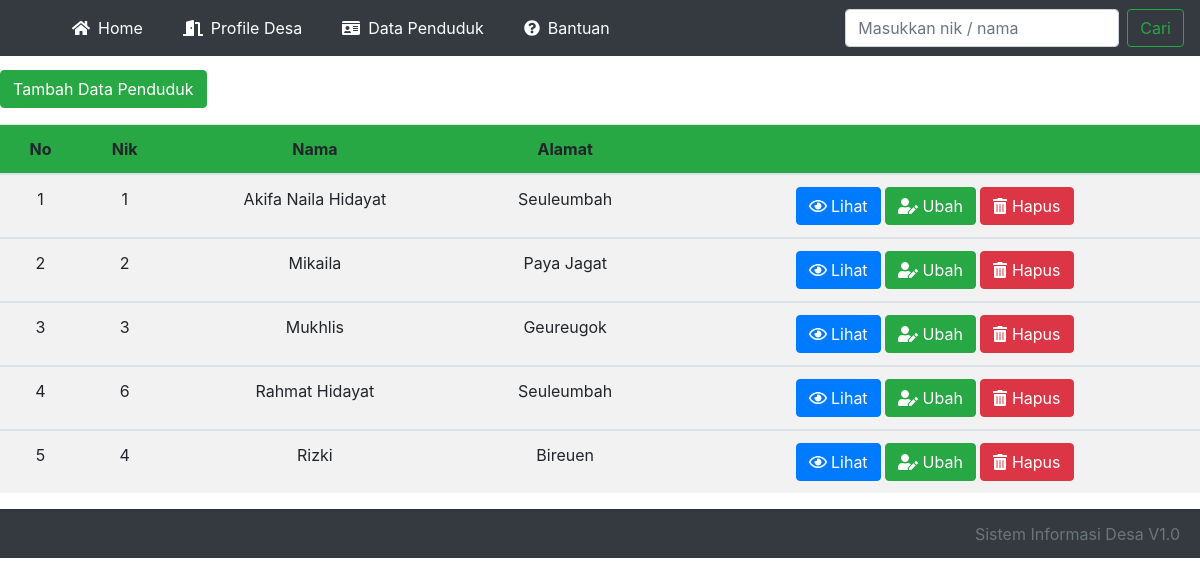
Screenshot of /dapen/dapen.php with the database file from the repository.
### tables this page shows
CREATE TABLE `dapen` (
  `id` int(11) NOT NULL,
  `nik` varchar(16) NOT NULL,
  `nama` varchar(100) NOT NULL,
  `ttl` varchar(100) NOT NULL,
  `alamat` varchar(100) NOT NULL,
  `agama` varchar(50) NOT NULL,
  `status` varchar(50) NOT NULL,
  `pekerjaan` varchar(100) NOT NULL,
  `gambar` varchar(100) NOT NULL
);

### dapen/dapen.php (the view, shortened to what this page needs)
<?php
include '../functions.php';
$sql = "SELECT * FROM dapen ORDER BY nama ASC";
$result = mysqli_query($conn, $sql);
?>
<!doctype html>
<html lang="en">
<head>
    <link rel="stylesheet" href="../css/bootstrap.min.css">
    <link rel="stylesheet" href="../css/all.css">
    <link rel="stylesheet" href="../style.css">
</head>
<body>
    <nav class="navbar navbar-expand-lg navbar-dark bg-dark fixed-top">
        <div class="collapse navbar-collapse" id="navbarSupportedContent">
            <ul class="navbar-nav mr-auto">
                <li class="nav-item active">
                    <a class="nav-link" href="../index.php"><i class="fas fa-home mr-2 ml-5"></i>Home <span class="sr-only">(current)</span></a>
                </li>
                <li class="nav-item active">
                    <a class="nav-link" href="../profil-desa/profile.php"><i class="fas fa-door-open mr-2 ml-4"></i>Profile Desa <span class="sr-only">(current)</span></a>
                </li>
                <li class="nav-item active">
                    <a class="nav-link" href="../dapen/dapen.php"><i class="fas fa-id-card mr-2 ml-4"></i>Data Penduduk <span class="sr-only">(current)</span></a>
                </li>
                <li class="nav-item active">
                    <a class="nav-link" href="#"><i class="fas fa-question-circle mr-2 ml-4"></i>Bantuan <span class="sr-only">(current)</span></a>
                </li>
            </ul>
            <form class="form-inline my-2 my-lg-0" action="../cari.php" method="post">
                <input class="form-control mr-sm-2" type="search" name="keyword" placeholder="Masukkan nik / nama" aria-label="Search">
                <button class="btn btn-outline-success my-2 my-sm-0" type="submit" name="cari">Cari</button>
            </form>
        </div>
    </nav>
    <div class="container-table">
        <a href='tambah.php'><button class="btn btn-success">
                Tambah Data Penduduk</button></a>
        <table class="table table-striped mt-3 text-center">
            <thead class="bg-success">
                <tr>
                    <th>No</th>
                    <th>Nik</th>
                    <th>Nama</th>
                    <th>Alamat</th>
                    <th></th>
                </tr>
            </thead>
            <?php
            $i = 1;
            while ($row = mysqli_fetch_assoc($result)) :
            ?>
                <tbody>
                    <tr>
                        <td><?= $i; ?></td>
                        <td><?= $row['nik']; ?></td>
                        <td><?= $row['nama']; ?></td>
                        <td><?= $row['alamat']; ?></td>
                        <td><a href="detail.php?id=<?= $row['id']; ?>"><button class="btn btn-primary m-auto "><i class=" far fa-eye"></i> Lihat</button></a>
                            <a href="edit.php?id=<?= $row['id']; ?>"><button class="btn btn-success m-auto"><i class="fas fa-user-edit"></i> Ubah</button></a>
                            <a href="hapus.php?id=<?= $row['id']; ?>" onclick="return confirm ('yakin mau dihapus?')"><button class="btn btn-danger m-auto"><i class="fas fa-trash-alt"></i> Hapus</button></a></td>
                    </tr>
                </tbody>
            <?php
                $i++;
            endwhile;
            ?>
        </table>
    </div>
    <div class="card-footer text-muted mt-3 text-right bg-dark">
        Sistem Informasi Desa V1.0
    </div>
</body>
</html>

### css/all.css (style rules this page uses)
.fa-door-open:before { content: "\f52b"; }
.fa-eye:before { content: "\f06e"; }
.fa-home:before { content: "\f015"; }
.fa-id-card:before { content: "\f2c2"; }
.fa-question-circle:before { content: "\f059"; }
.fa-trash-alt:before { content: "\f2ed"; }
.fa-user-edit:before { content: "\f4ff"; }

### style.css (style rules this page uses)
.btn { margin-top: 70px; }
.container-table { width: 1200px; margin: auto; }

### rows the page displays
dapen: nik "1", nama "Akifa Naila Hidayat", alamat "Seuleumbah"
dapen: nik "2", nama "Mikaila", alamat "Paya Jagat"
dapen: nik "3", nama "Mukhlis", alamat "Geureugok"
dapen: nik "6", nama "Rahmat Hidayat", alamat "Seuleumbah"
dapen: nik "4", nama "Rizki", alamat "Bireuen"
